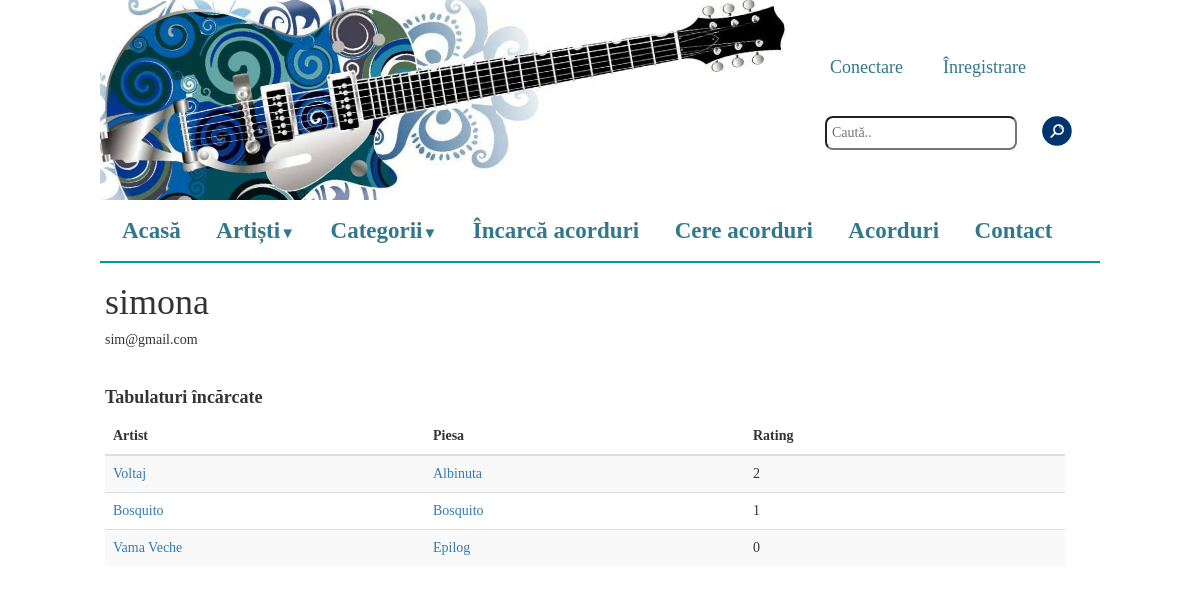
/index.php?user_uploads=1&username=simona, run on an earlier commit of the app's database.
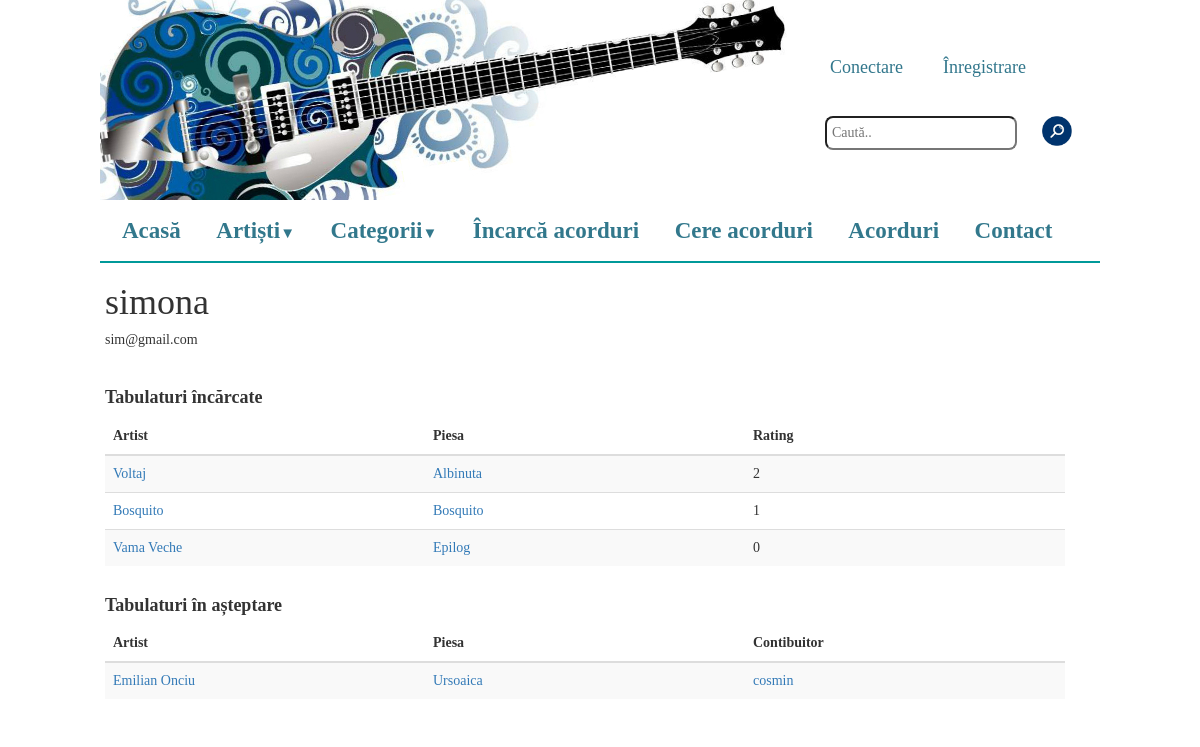
And on a later commit of the database.
### tables this page shows
CREATE TABLE IF NOT EXISTS `users` (
  `id` int(11) NOT NULL AUTO_INCREMENT,
  `username` varchar(30) NOT NULL,
  `password` text NOT NULL,
  `email` text NOT NULL,
  `admin` tinyint(1) DEFAULT NULL,
  PRIMARY KEY (`id`),
  UNIQUE KEY `user` (`username`),
  UNIQUE KEY `username` (`username`)
);

CREATE TABLE IF NOT EXISTS `melodii` (
  `id` int(11) NOT NULL AUTO_INCREMENT,
  `artist` varchar(100) NOT NULL,
  `titlu` varchar(100) NOT NULL,
  `cale_tmp` varchar(200) DEFAULT NULL,
  `cale` varchar(200) DEFAULT NULL,
  `categorie` varchar(200) NOT NULL,
  `uploader` varchar(200) NOT NULL,
  `plus` int(11) NOT NULL,
  `minus` int(11) NOT NULL,
  `comments_path` varchar(200) NOT NULL,
  PRIMARY KEY (`id`)
);

### includes/functions.php (called while the page is built, shortened)
<?php
function get_songs_by_uploader($uploader) {
    $result = mysql_query("SELECT * FROM melodii WHERE uploader='$uploader' and cale is not NULL order by titlu");
    $songs = array();
    while($p = mysql_fetch_array($result)){
        $songs[] = $p;
    }
    return $songs;
}
function get_email_of_user($username) {
    $result = mysql_query("SELECT email FROM users WHERE username='$username'");
    return mysql_fetch_array($result)[0];
}
function is_user_admin($username) {
    $result = mysql_query("SELECT admin FROM users WHERE username='$username'");
    return $result;
}
function get_all_tmp_songs() {
    $result = mysql_query("SELECT * FROM melodii WHERE cale is NULL and cale_tmp is not NULL order by titlu");
    $songs = array();
    while($p = mysql_fetch_array($result)){
        $songs[] = $p;
    }
    return $songs;
}
?>

### pages/user_uploads.php (the view, shortened to what this page needs)
<div class="artist_tabs">
<?php
	$username = $_GET['username'];
	print "<h1>".$username."</h1>";
	$email = get_email_of_user($username);
	print "<h5>".$email."</h5><br>";
?>
<?php
	$all_songs = get_songs_by_uploader($username);
	if (count($all_songs) == 0) {
?>
<?php
	} else {
?>
    <div class="row col-sm-8">
        <h4 style="font-weight:bold">Tabulaturi încărcate</h4>
    </div>
	<div class="row col-sm-12">
	<table id="tabs" class="table table-striped">
		<thead>
			<tr>
				<th class="col-sm-4">Artist</th>
				<th class="col-sm-4">Piesa</th>
				<th class="col-sm-4">Rating</th>
			</tr>
		</thead>
		<tbody>
			<?php
				foreach ($all_songs as $sg){
			?>
			<tr>
				<td><?php print "<a href=\"index.php?artist=".$sg['artist']."\">".$sg['artist']."</a>";?></td>
				<td><?php print "<a href=\"index.php?song=".$sg['id']."\">".$sg['titlu']."</a>";?></td>
				<td><?php print $sg['plus']-$sg['minus'];?></td>
			</tr>
			<?php
				}
			?>
		</tbody>
	</table>
	</div>
<?php
		}
	$admin = is_user_admin($username);
	if ($admin == true) {
		$all_tmp_songs = get_all_tmp_songs();
		if (count($all_tmp_songs) != 0) {
?>
        <div class="row col-sm-8">
            <h4 style="font-weight:bold">Tabulaturi în așteptare</h4>
        </div>
		<div class="row col-sm-12">
		<table id="tabs" class="table table-striped">
	        <thead>
				<tr>
					<th class="col-sm-4">Artist</th>
					<th class="col-sm-4">Piesa</th>
					<th class="col-sm-4">Contibuitor</th>
				</tr>
			</thead>
			<tbody>
				<?php
					foreach ($all_tmp_songs as $sg){
				?>
				<tr>
					<td><?php print "<a href=\"index.php?artist=".$sg['artist']."\">".$sg['artist']."</a>";?></td>
					<td><?php print "<a href=\"index.php?tmp-song=".$sg['id']."\">".$sg['titlu']."</a>";?></td>
					<td><a href="index.php?user_uploads=1&username=<?php echo $res['uploader']; ?>"><?php print $sg['uploader'];?></a></td>
				</tr>
				<?php
					}
				?>
			</tbody>
	    </table>
	</div>
<?php
		}
	}
?>
</div>

### index.php (shortened to what this page needs)
<?php
require_once './includes/functions.php';
?>
<!DOCTYPE html>
<html>
    <head>
        <link rel="stylesheet" type="text/css" href="css/main.css" />
		<link rel="stylesheet" href="http://maxcdn.bootstrapcdn.com/bootstrap/3.3.5/css/bootstrap.min.css">
    </head>
    <body>
        <?php
        if(isset($_SESSION['user'])){
            require_once './layouts/connected.php';
        }else{
            require_once './layouts/disconnected.php';
        }
        ?>
    </body>
</html>

### layouts/disconnected.php (shortened to what this page needs)
<table class="main_table">
    <tr>
        <td class="banner"></td>
        <td>
            <div class="search-and-connect">
                <a href="index.php?p=connect" class="login">Conectare</a>
                <a href="index.php?p=auth" class="auth">Înregistrare</a>
                <input type="search" class="search" id="search" placeholder="Caută.." onfocus="if(this.placeholder == 'Caută..') {this.placeholder=''}" onblur="if(this.placeholder == ''){this.placeholder ='Caută..'}" onkeypress="return searchKeyPress(event);"/>
                <a id="search-link">
                    <img src="images/search.png" alt="search.png" class="searchButton" id="searchButton" onclick="get_search_item()">
                </a>
            </div></td>
    </tr>
    <tr>
        <td colspan="2" class="navigation">
            <ul class="clearfix">
                <li><a href="index.php">Acasă</a></li>
                <li><a href="#">Artiști<span class="arrow">&#9660;</span></a>
                </li>
                <li><a href="#">Categorii<span class="arrow">&#9660;</span></a>
                </li>
                <li><a href="index.php?upload=1">Încarcă acorduri</a></li>
                <li><a href="index.php?request_chord=1">Cere acorduri</a></li>
                <li><a href="index.php?acorduri=1">Acorduri</a></li>
                <li><a href="index.php?contact=1">Contact</a></li>
            </ul>
        </td>
    </tr>
    <tr><td colspan="2">
        <div class="content">
            <?php
                if(isset($_GET['p'])){
                    switch($_GET['p']) {
                        case "connect":
                            require_once 'pages/connect.php';
                            break;
                        case "auth":
                            require_once 'pages/authenticate.php';
                            break;
                    }
                } else if(isset($_GET['letter_id'])) {
                    $letter = $_GET['letter_id'];
                    require_once 'pages/letter.php';
                } else if(isset($_GET['category'])) {
                    $category = $_GET['category'];
                    require_once 'pages/category.php';
                } else if(isset($_GET['upload'])) {
                    require_once 'pages/upload.php';
                } else if(isset($_GET['contact'])) {
                    require_once 'pages/contact.php';
                } else if (isset($_GET['request_chord'])) {
                    require_once 'pages/request_chords.php';
                } else if(isset($_GET['song'])) {
                    require_once 'pages/display_tab.php';
                } else if(isset($_GET['tmp-song'])) {
                    require_once 'pages/display_tab_tmp.php';
                } else if(isset($_GET['draft'])) {
                    require_once 'pages/display_draft.php';
                } else if(isset($_GET['artist'])) {
                    require_once 'pages/display_tabs_by_artist.php';
                } else if (isset($_GET['search'])) {
                    require_once 'pages/search_in_site.php';
                } else if (isset($_GET['user_uploads'])) {
                    require_once 'pages/user_uploads.php';
				} else if (isset($_GET['acorduri'])) {
                    require_once 'pages/acorduri.php';
				} else
                    require_once 'pages/home.php';
            ?>
        </div>
    </td></tr>
</table>

### css/main.css (style rules this page uses)
* { margin: 0px; padding: 0px; }
.main_table { width: 1000px; margin-left: auto; margin-right: auto; background-color: #FFFFFF; font-family: "Palatino Linotype", "Book Antiqua", Palatino, serif; }
.banner { height: 200px; width: 700px; background-image: url('../images/banner.jpg'); background-repeat: no-repeat; }
.search-and-connect { height: 150px; width: 300px; }
.login, .auth, .user_connected, .logout { float: left; padding: 10px; margin-left: 20px; margin-top: 20px; font-family: sans-serif; font-size: 18px; color: #32778C; font-family: "Palatino Linotype", "Book Antiqua", Palatino, serif; }
.search { color: grey; size: 20px; float: left; margin: 25px; padding: 5px; border-radius: 8px; font-family: "Palatino Linotype", "Book Antiqua", Palatino, serif; }
.searchButton { width: 30px; float: left; margin-top: 25px; }
.navigation { width: 1000px; margin-left: auto; margin-right: auto; border-bottom: 2px solid #009999; }
.clearfix { list-style-type: none; list-style: none; padding-top: 15px; padding-bottom: 3px; font-family: "Palatino Linotype", "Book Antiqua", Palatino, serif; }
.clearfix li { display: inline; position: relative; }
.clearfix a { font-family: 'arial'; color: #32788c; text-decoration: none; font-size: 23px; font-weight: bold; padding: 10px; padding-left:22px; font-family: "Palatino Linotype", "Book Antiqua", Palatino, serif; }
.clearfix:after { display:block; clear:both; }
.arrow { font-size:15px; line-height:0%; }
.content { width: 990px; margin-left: auto; margin-right: auto; padding-top: 0px; font-family: "Palatino Linotype", "Book Antiqua", Palatino, serif; }
body { overflow-x: hidden; font-family: "Palatino Linotype", "Book Antiqua", Palatino, serif; }

What changed in the data, as far as the page shows it:
added melodii: artist "Emilian Onciu", titlu "Ursoaica", uploader "cosmin", shown under "Tabulaturi în așteptare"
Also different on the page:
text now shown: "Tabulaturi în așteptare Artist Piesa Contibuitor"
